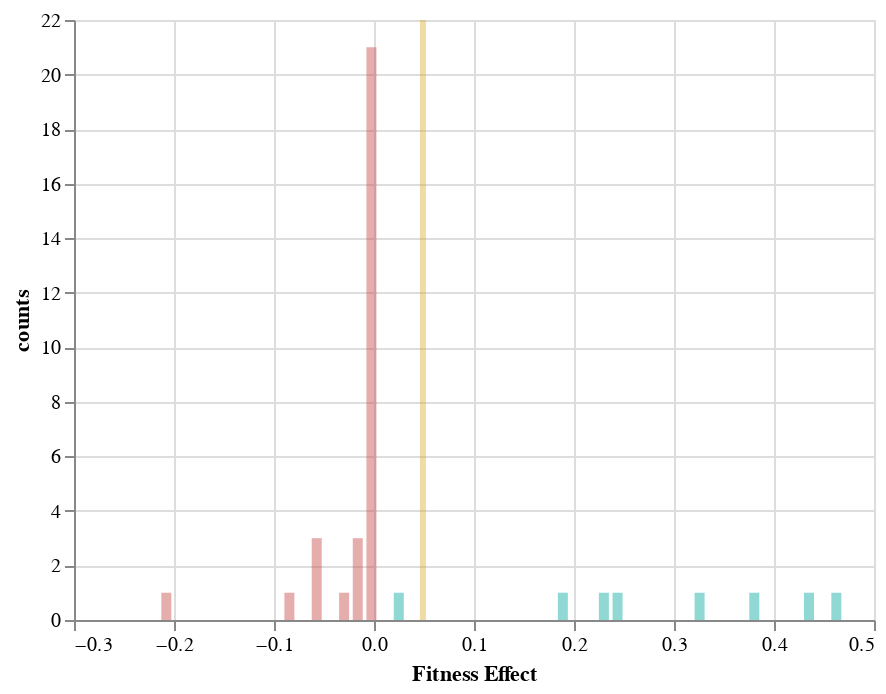

Write notebook code for a chart like this one.
### Markdown cell above
### Distribution of Mutation Selection Coefficients from the SLiMulation

### Code cell
postslim.summary()

### Figure 1 — Vega-Lite specification as saved in the notebook (floating-point values rounded to 4 significant figures)
{"config": {"view": {"continuousWidth": 400, "continuousHeight": 300}}, "layer": [{"mark": {"type": "bar", "color": "cornflowerblue", "opacity": 0.5}, "encoding": {"color": {"condition": {"value": "lightseagreen", "test": "(datum.values > 0)"}, "value": "indianred"}, "tooltip": [{"type": "quantitative", "field": "values", "title": "Fitness Effect"}], "x": {"type": "quantitative", "axis": {"title": "Fitness Effect"}, "field": "values"}, "y": {"type": "quantitative", "field": "counts"}}}, {"mark": {"type": "rule", "color": "goldenrod", "opacity": 0.4}, "encoding": {"size": {"value": 3}, "tooltip": [{"type": "quantitative", "aggregate": "mean", "field": "values", "title": "Mean Fitness Effect"}], "x": {"type": "quantitative", "field": "mean"}}}], "data": {"name": "data-722afb4e32e4933e480867c696a7efeb"}, "$schema": "https://vega.github.io/schema/vega-lite/v4.8.1.json", "datasets": {"data-722afb4e32e4933e480867c696a7efeb": [{"values": -0.2077, "counts": 1, "mean": 0.04891}, {"values": -0.194, "counts": 0, "mean": 0.04891}, {"values": -0.1803, "counts": 0, "mean": 0.04891}, {"values": -0.1667, "counts": 0, "mean": 0.04891}, {"values": -0.153, "counts": 0, "mean": 0.04891}, {"values": -0.1393, "counts": 0, "mean": 0.04891}, {"values": -0.1256, "counts": 0, "mean": 0.04891}, {"values": -0.112, "counts": 0, "mean": 0.04891}, {"values": -0.09829, "counts": 0, "mean": 0.04891}, {"values": -0.08461, "counts": 1, "mean": 0.04891}, {"values": -0.07094, "counts": 0, "mean": 0.04891}, {"values": -0.05727, "counts": 3, "mean": 0.04891}, {"values": -0.04359, "counts": 0, "mean": 0.04891}, {"values": -0.02992, "counts": 1, "mean": 0.04891}, {"values": -0.01625, "counts": 3, "mean": 0.04891}, {"values": -0.002573, "counts": 21, "mean": 0.04891}, {"values": 0.0111, "counts": 0, "mean": 0.04891}, {"values": 0.02477, "counts": 1, "mean": 0.04891}, {"values": 0.03845, "counts": 0, "mean": 0.04891}, {"values": 0.05212, "counts": 0, "mean": 0.04891}, {"values": 0.0658, "counts": 0, "mean": 0.04891}, {"values": 0.07947, "counts": 0, "mean": 0.04891}, {"values": 0.09314, "counts": 0, "mean": 0.04891}, {"values": 0.1068, "counts": 0, "mean": 0.04891}, {"values": 0.1205, "counts": 0, "mean": 0.04891}, {"values": 0.1342, "counts": 0, "mean": 0.04891}, {"values": 0.1478, "counts": 0, "mean": 0.04891}, {"values": 0.1615, "counts": 0, "mean": 0.04891}, {"values": 0.1752, "counts": 0, "mean": 0.04891}, {"values": 0.1889, "counts": 1, "mean": 0.04891}, {"values": 0.2025, "counts": 0, "mean": 0.04891}, {"values": 0.2162, "counts": 0, "mean": 0.04891}, {"values": 0.2299, "counts": 1, "mean": 0.04891}, {"values": 0.2436, "counts": 1, "mean": 0.04891}, {"values": 0.2572, "counts": 0, "mean": 0.04891}, {"values": 0.2709, "counts": 0, "mean": 0.04891}, {"values": 0.2846, "counts": 0, "mean": 0.04891}, {"values": 0.2982, "counts": 0, "mean": 0.04891}, {"values": 0.3119, "counts": 0, "mean": 0.04891}, {"values": 0.3256, "counts": 1, "mean": 0.04891}, {"values": 0.3393, "counts": 0, "mean": 0.04891}, {"values": 0.3529, "counts": 0, "mean": 0.04891}, {"values": 0.3666, "counts": 0, "mean": 0.04891}, {"values": 0.3803, "counts": 1, "mean": 0.04891}, {"values": 0.394, "counts": 0, "mean": 0.04891}, {"values": 0.4076, "counts": 0, "mean": 0.04891}, {"values": 0.4213, "counts": 0, "mean": 0.04891}, {"values": 0.435, "counts": 1, "mean": 0.04891}, {"values": 0.4487, "counts": 0, "mean": 0.04891}, {"values": 0.4623, "counts": 1, "mean": 0.04891}]}}
